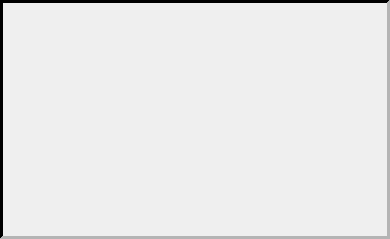
<?xml version="1.0" encoding="UTF-8"?>
<ui version="4.0">
 <class>drmPSDFrame</class>
 <widget class="QFrame" name="drmPSDFrame">
  <property name="geometry">
   <rect>
    <x>0</x>
    <y>0</y>
    <width>390</width>
    <height>239</height>
   </rect>
  </property>
  <property name="palette">
   <palette>
    <active>
     <colorrole role="WindowText">
      <brush brushstyle="SolidPattern">
       <color alpha="255">
        <red>76</red>
        <green>76</green>
        <blue>76</blue>
       </color>
      </brush>
     </colorrole>
     <colorrole role="Light">
      <brush brushstyle="SolidPattern">
       <color alpha="255">
        <red>180</red>
        <green>180</green>
        <blue>180</blue>
       </color>
      </brush>
     </colorrole>
     <colorrole role="Dark">
      <brush brushstyle="SolidPattern">
       <color alpha="255">
        <red>0</red>
        <green>0</green>
        <blue>0</blue>
       </color>
      </brush>
     </colorrole>
     <colorrole role="Text">
      <brush brushstyle="SolidPattern">
       <color alpha="255">
        <red>60</red>
        <green>60</green>
        <blue>60</blue>
       </color>
      </brush>
     </colorrole>
     <colorrole role="ButtonText">
      <brush brushstyle="SolidPattern">
       <color alpha="255">
        <red>76</red>
        <green>76</green>
        <blue>76</blue>
       </color>
      </brush>
     </colorrole>
    </active>
    <inactive>
     <colorrole role="WindowText">
      <brush brushstyle="SolidPattern">
       <color alpha="255">
        <red>76</red>
        <green>76</green>
        <blue>76</blue>
       </color>
      </brush>
     </colorrole>
     <colorrole role="Light">
      <brush brushstyle="SolidPattern">
       <color alpha="255">
        <red>180</red>
        <green>180</green>
        <blue>180</blue>
       </color>
      </brush>
     </colorrole>
     <colorrole role="Dark">
      <brush brushstyle="SolidPattern">
       <color alpha="255">
        <red>0</red>
        <green>0</green>
        <blue>0</blue>
       </color>
      </brush>
     </colorrole>
     <colorrole role="Text">
      <brush brushstyle="SolidPattern">
       <color alpha="255">
        <red>60</red>
        <green>60</green>
        <blue>60</blue>
       </color>
      </brush>
     </colorrole>
     <colorrole role="ButtonText">
      <brush brushstyle="SolidPattern">
       <color alpha="255">
        <red>76</red>
        <green>76</green>
        <blue>76</blue>
       </color>
      </brush>
     </colorrole>
    </inactive>
    <disabled>
     <colorrole role="WindowText">
      <brush brushstyle="SolidPattern">
       <color alpha="255">
        <red>0</red>
        <green>0</green>
        <blue>0</blue>
       </color>
      </brush>
     </colorrole>
     <colorrole role="Light">
      <brush brushstyle="SolidPattern">
       <color alpha="255">
        <red>180</red>
        <green>180</green>
        <blue>180</blue>
       </color>
      </brush>
     </colorrole>
     <colorrole role="Dark">
      <brush brushstyle="SolidPattern">
       <color alpha="255">
        <red>0</red>
        <green>0</green>
        <blue>0</blue>
       </color>
      </brush>
     </colorrole>
     <colorrole role="Text">
      <brush brushstyle="SolidPattern">
       <color alpha="255">
        <red>0</red>
        <green>0</green>
        <blue>0</blue>
       </color>
      </brush>
     </colorrole>
     <colorrole role="ButtonText">
      <brush brushstyle="SolidPattern">
       <color alpha="255">
        <red>0</red>
        <green>0</green>
        <blue>0</blue>
       </color>
      </brush>
     </colorrole>
    </disabled>
   </palette>
  </property>
  <property name="windowTitle">
   <string>Frame</string>
  </property>
  <property name="frameShape">
   <enum>QFrame::Panel</enum>
  </property>
  <property name="frameShadow">
   <enum>QFrame::Sunken</enum>
  </property>
  <property name="lineWidth">
   <number>3</number>
  </property>
 </widget>
 <resources/>
 <connections/>
</ui>
